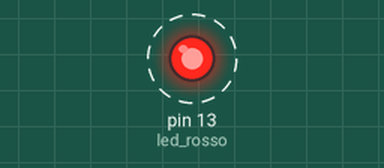
A sketch run on a simulated Arduino Uno, built with avr-gcc and run on an emulated ATmega328P. Shown: output pins drawn as LEDs (lit = HIGH). Dashed ring = blinking.

Above: at 0.5 s.
Timing chart, 0 to 4.6 s (numbered marks = the images above):
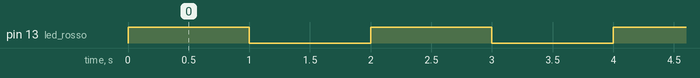

The sketch:

circuito_lampeggio_led.ino
```cpp
int led_rosso = 13;

void setup()
{
  pinMode(led_rosso, OUTPUT);
}

void loop()
{
  digitalWrite(LED_BUILTIN, HIGH);
  delay(1000); // Wait for 1000 millisecond(s)
  digitalWrite(LED_BUILTIN, LOW);
  delay(1000); // Wait for 1000 millisecond(s)
}
```

Measured:
- by itself, pin 13 (led_rosso): alternates HIGH for 1.0 s and LOW for 1.0 s
